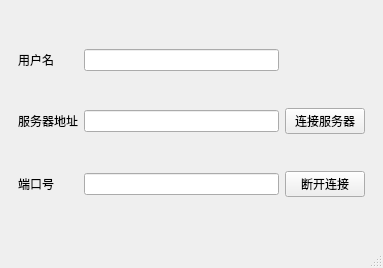
<?xml version="1.0" encoding="UTF-8"?>
<ui version="4.0">
 <class>NetPlay</class>
 <widget class="QMainWindow" name="NetPlay">
  <property name="geometry">
   <rect>
    <x>0</x>
    <y>0</y>
    <width>383</width>
    <height>268</height>
   </rect>
  </property>
  <property name="windowTitle">
   <string>MainWindow</string>
  </property>
  <widget class="QWidget" name="centralwidget">
   <layout class="QVBoxLayout" name="verticalLayout">
    <item>
     <widget class="QWidget" name="widget" native="true">
      <layout class="QGridLayout" name="gridLayout">
       <item row="2" column="2">
        <widget class="QPushButton" name="disconnect">
         <property name="text">
          <string>断开连接</string>
         </property>
        </widget>
       </item>
       <item row="1" column="0">
        <widget class="QLabel" name="label">
         <property name="text">
          <string>服务器地址</string>
         </property>
        </widget>
       </item>
       <item row="2" column="0">
        <widget class="QLabel" name="label_2">
         <property name="text">
          <string>端口号</string>
         </property>
        </widget>
       </item>
       <item row="1" column="1">
        <widget class="QLineEdit" name="ipAddr"/>
       </item>
       <item row="1" column="2">
        <widget class="QPushButton" name="connect">
         <property name="text">
          <string>连接服务器</string>
         </property>
        </widget>
       </item>
       <item row="2" column="1">
        <widget class="QLineEdit" name="port"/>
       </item>
       <item row="0" column="1">
        <widget class="QLineEdit" name="username"/>
       </item>
       <item row="0" column="0">
        <widget class="QLabel" name="label_3">
         <property name="text">
          <string>用户名</string>
         </property>
        </widget>
       </item>
      </layout>
     </widget>
    </item>
   </layout>
  </widget>
  <widget class="QMenuBar" name="menubar">
   <property name="geometry">
    <rect>
     <x>0</x>
     <y>0</y>
     <width>383</width>
     <height>22</height>
    </rect>
   </property>
  </widget>
  <widget class="QStatusBar" name="statusbar"/>
 </widget>
 <resources/>
 <connections/>
</ui>
